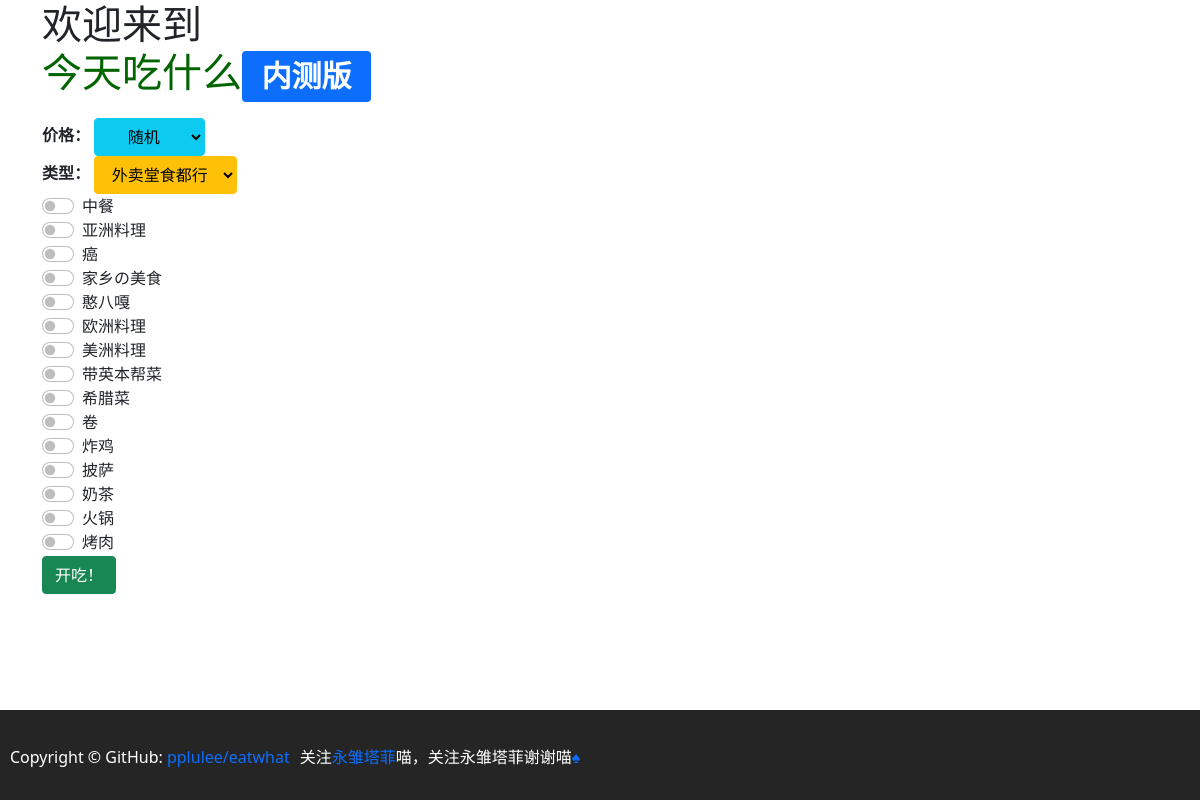
The page / on the database its author committed.
### tables this page shows
CREATE TABLE `category` (
  `id` tinyint(3) unsigned NOT NULL AUTO_INCREMENT,
  `name` text NOT NULL,
  PRIMARY KEY (`id`)
);

### index.php (the view, shortened to what this page needs)
<?php
include("header.php");
?>
<html>
<head>
</head>
<body>
<div class="container">
    <div class="row align-items-start">
        <div class="col">
            <h1>欢迎来到<p style="color:darkgreen;">今天吃什么<span class="badge bg-primary">内测版</span></p></h1>
            <form action="" method="post">
                <b>价格：</b>
                <select class="btn btn-info dropdown-toggle" name="richness">
                    <option value=''>随机</option>
                    <br>
                    <?php
                    $result = mysqli_query($conn, "SELECT id,name FROM richness;");
                    $selected_item = (isset($_POST['submit'])) ? $_POST['richness'] : '0';
                    if (mysqli_num_rows($result) > 0) {
                        while ($row = mysqli_fetch_assoc($result)) {
                            $code = $selected_item == $row['id'] ? "selected" : "";
                            echo "<option $code value='{$row['id']}'>{$row['name']}</option><br>";
                        }
                    }
                    ?>
                </select>
                <br>
                <b>类型：</b>
                <select class="btn btn-warning dropdown-toggle" name="method">
                    <option value="both" <?php echo (isset($_POST['submit']) && $_POST['method'] == 'both') ? "selected" : ""; ?>>
                        外卖堂食都行
                    </option>
                </select>
                <br>
                <div class="form-check form-switch">
                    <?php
                    $result = mysqli_query($conn, "SELECT id,name FROM category;");
                    $selected_item = (isset($_POST['submit']) && isset($_POST['category'])) ? $_POST['category'] : array();
                    if (mysqli_num_rows($result) > 0) {
                        while ($row = mysqli_fetch_assoc($result)) {
                            $code = in_array($row['id'], $selected_item) ? "checked" : "";
                            echo "{$row['name']} <input $code class='form-check-input' type='checkbox' role='switch' name='category[]' value='{$row['id']}'><br>";
                        }
                    }
                    ?>
                </div>
                <button type="submit" name="submit" class="btn btn-success">开吃！</button>
            </form>
        </div>
    </div>
</div>
<?php
include("footer.php");
?>
</body>
</html>

### rows shown on the page
category: name "中餐"
category: name "亚洲料理"
category: name "癌"
category: name "家乡の美食"
category: name "憨八嘎"
category: name "欧洲料理"
category: name "美洲料理"
category: name "带英本帮菜"
category: name "希腊菜"
category: name "卷"
category: name "炸鸡"
category: name "披萨"
category: name "奶茶"
category: name "火锅"
category: name "烤肉"
